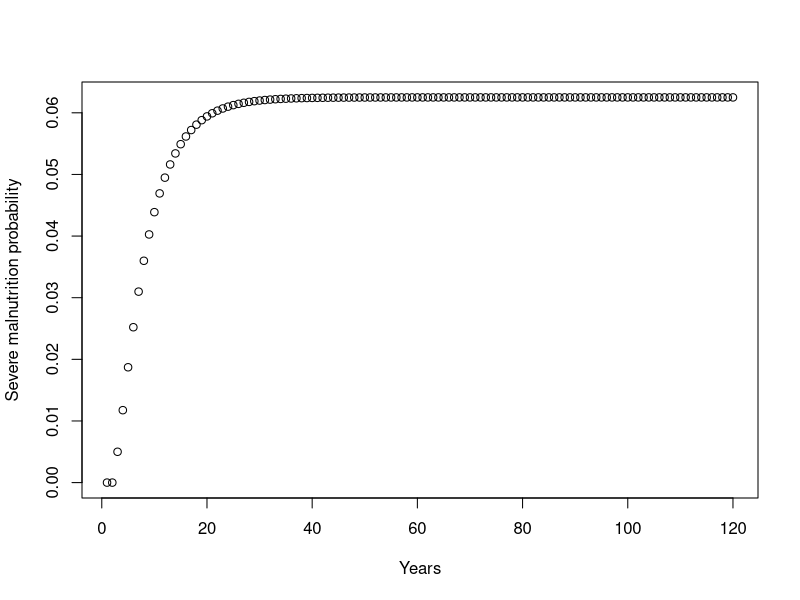
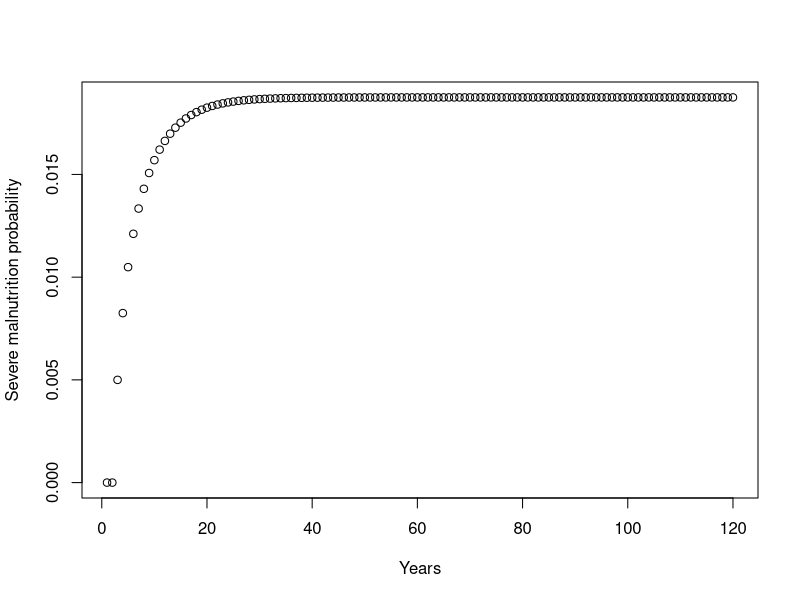

R code for these plots, in order:
# before intervention:

transition = matrix(c(0.95, 0.2, 0,
                      0.05, 0.7, 0.3,
                      0, 0.1, 0.7),ncol=3,byrow=TRUE)
timesteps = 120
h = rep(0,timesteps)
m = rep(0,timesteps)
s = rep(0,timesteps)
h[1]=1
priorstate =c(h[1],m[1],s[1])
for (t in 2:timesteps)
{
  priorstate =c(h[t-1],m[t-1],s[t-1])
  newstate= transition%*%priorstate 
  h[t]=newstate[1]
  m[t]=newstate[2]
  s[t]=newstate[3]
}
s[timesteps]
plot(s,xlab="Years",ylab="Severe malnutrition probability")


# after intervention:
transition_new = matrix(c(0.95, 0.2, 0.5,
                          0.05, 0.7, 0.5,
                          0, 0.1, 0),ncol=3,byrow=TRUE)
timesteps = 120
h_new = rep(0,timesteps)
m_new = rep(0,timesteps)
s_new = rep(0,timesteps)
h_new[1]=1
priorstate_new =c(h[1],m[1],s[1])
for (t in 2:timesteps)
{
  priorstate_new =c(h[t-1],m[t-1],s[t-1])
  newstate_new= transition_new%*%priorstate_new 
  h_new[t]=newstate_new[1]
  m_new[t]=newstate_new[2]
  s_new[t]=newstate_new[3]
}
s_new[timesteps]
plot(s_new,xlab="Years",ylab="Severe malnutrition probability")


# cost-effectiveness analysis:
costs = sum(100000*(m*10+s*(25+50)))
costs_new = sum(100000*(m_new*10+s_new*(25+50)))

qalys = sum(100000*(h*1+m*(1-0.1)+s*(1-0.3)))
qalys_new = sum(100000*(h_new*1+m_new*(1-0.1)+s_new*(1-0.3)))

icer = (costs_new-costs)/(qalys_new-qalys)

